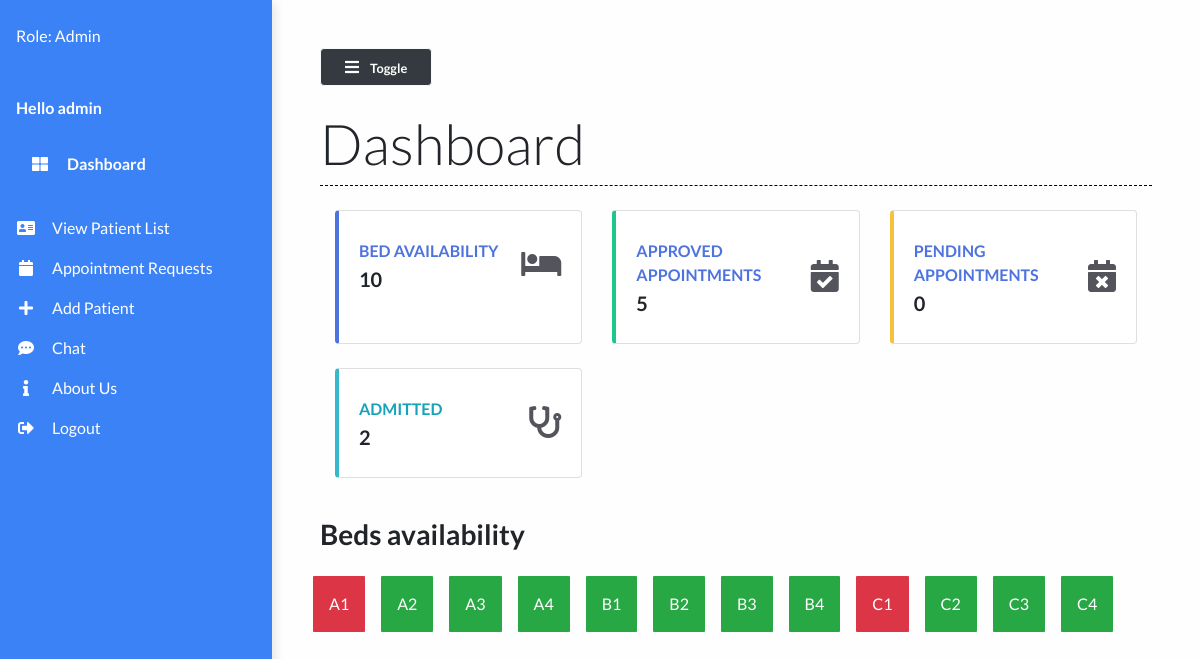
The app's page / (signed in), older data.
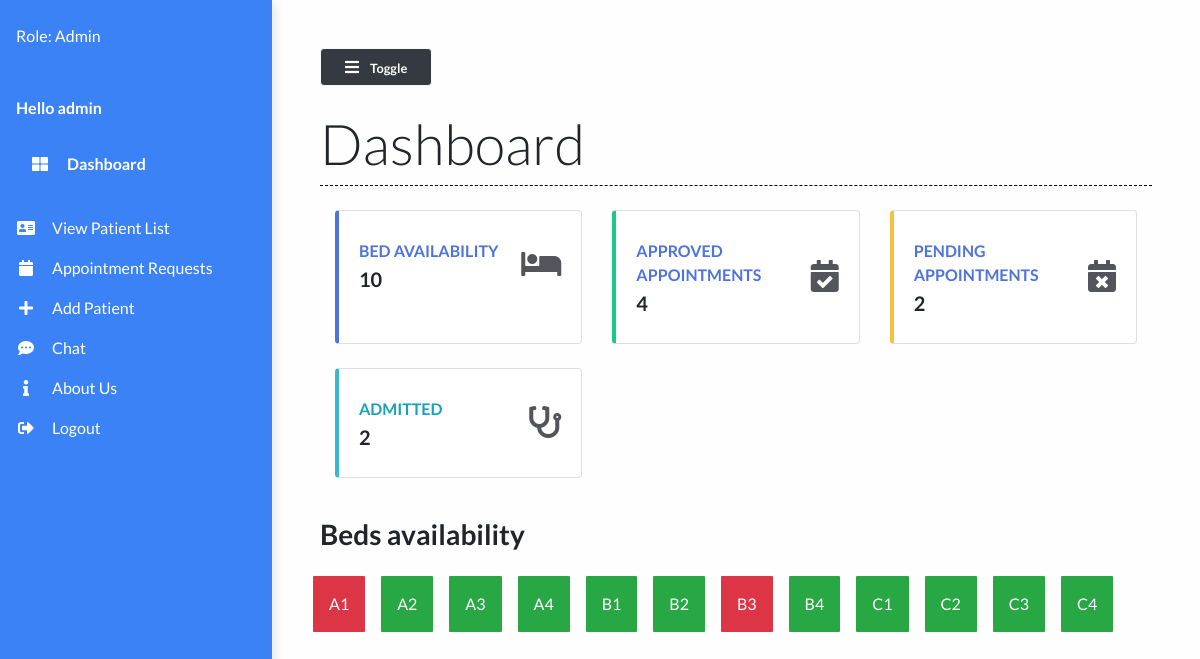
The same page, newer data.
### main/views.py (the view)
# urls.py: path("", views.dashboard, name="dashboard"),
def dashboard(request):
    beds = Bed.objects.all()
    beds_available = Bed.objects.filter(occupied=False).count()
    patients = Patient.objects.all()
    patient_count = patients.count()
    appointments = Appointment.objects.all()
    appointments_approved = Appointment.objects.filter(approved = True).count
    appointments_pending = Appointment.objects.filter(approved = False).count
    context = {
        'appointments_approved': appointments_approved,
        'appointments_pending': appointments_pending,
        'beds_available': beds_available,
        'patient_count': patient_count,
        'beds': beds
    }
    return render(request, 'main/dashboard.html', context)

### main/models.py (called while the page is built)
    def __str__(self):
        return self.bed_number

### main/templates/main/dashboard.html
{% extends 'main/base.html' %}
{% load static %}
{% block contentTitle %}
Dashboard
{% endblock contentTitle %}
{% block content %}
{% if request.user.is_staff == True %}
<div class="container-fluid">
    <div class="row">
        <div class="col-xl-4 col-md-6 col-sm-12 mb-4">
            <div class="card border-left-primary shadow h-100 py-2">
                <div class="card-body">
                    <div class="row no-gutters align-items-center">
                        <div class="col mr-2">
                            <div class="text-xs font-weight-bold text-blue text-uppercase mb-1">
                                Bed availability</div>
                            <div class="h5 mb-0 font-weight-bold text-gray-800">{{beds_available}}</div>
                        </div>
                        <div class="col-auto">
                            <i class="fas fa-bed fa-2x text-gray-300"></i>
                        </div>
                    </div>
                </div>
            </div>
        </div>
        <div class="col-xl-4 col-md-6 col-sm-12 mb-4">
            <div class="card border-left-success shadow h-100 py-2">
                <div class="card-body">
                    <div class="row no-gutters align-items-center">
                        <div class="col mr-2">
                            <div class="text-xs font-weight-bold text-blue text-uppercase mb-1">
                                Approved Appointments</div>
                            <div class="h5 mb-0 font-weight-bold text-gray-800">{{appointments_approved}}</div>
                        </div>
                        <div class="col-auto">
                            <i class="fas fa-calendar-check	 fa-2x text-gray-300"></i>
                        </div>
                    </div>
                </div>
            </div>
        </div>
        <div class="col-xl-4 col-md-6 col-sm-12 mb-4">
            <div class="card border-left-warning shadow h-100 py-2">
                <div class="card-body">
                    <div class="row no-gutters align-items-center">
                        <div class="col mr-2">
                            <div class="text-xs font-weight-bold text-blue text-uppercase mb-1">
                               Pending Appointments</div>
                            <div class="h5 mb-0 font-weight-bold text-gray-800">{{appointments_pending}}</div>
                        </div>
                        <div class="col-auto">
                            <i class="fas fa-calendar-times	 fa-2x text-gray-300"></i>
                        </div>
                    </div>
                </div>
            </div>
        </div>
        <div class="col-xl-4 col-md-6 col-sm-12 mb-4">
            <div class="card border-left-info shadow h-100 py-2">
                <div class="card-body">
                    <div class="row no-gutters align-items-center">
                        <div class="col mr-2">
                            <div class="text-xs font-weight-bold text-info text-uppercase mb-1">
                                Admitted</div>
                            <div class="h5 mb-0 font-weight-bold text-gray-800">{{ patient_count }}</div>
                        </div>
                        <div class="col-auto">
                            <i class="fas fa-stethoscope fa-2x text-gray-300"></i>
                        </div>
                    </div>
                </div>
            </div>
        </div>
    </div>
</div>
<div>
    <h3 class="font-weight-bold my-3">Beds availability</h3>
</div>
<div class="row">
    {% for bed in beds %}
    <div class="
                {% if bed.occupied == True %}
                bg-danger
                {% elif bed.occupied == False %}
                bg-success
                {% endif %}
                grid-box my-2 mx-2 py-3 px-3 text-white">{{ bed }}</div>
    {% endfor %}
</div>
{% elif request.user.is_authenticated == True %}
<div>
    <h3 class="font-weight-bold my-3">Hello Dear Patient</h3>
</div>
{% else %}
<div>
    <h3 class="font-weight-bold my-3">Welcome to Hospital Management System</h3>
</div>
{% endif %}
{% endblock content %}

Row changes from the older to the newer data that the page shows:
changed Bed (number 7 of 12 on the later page): occupied False → True (drawn)
changed Bed (number 9 of 12 on the later page): occupied True → False (drawn)
Text that changed along with them:
{{ appointments_approved }}: "5" → "4"
{{ appointments_pending }}: "0" → "2"
